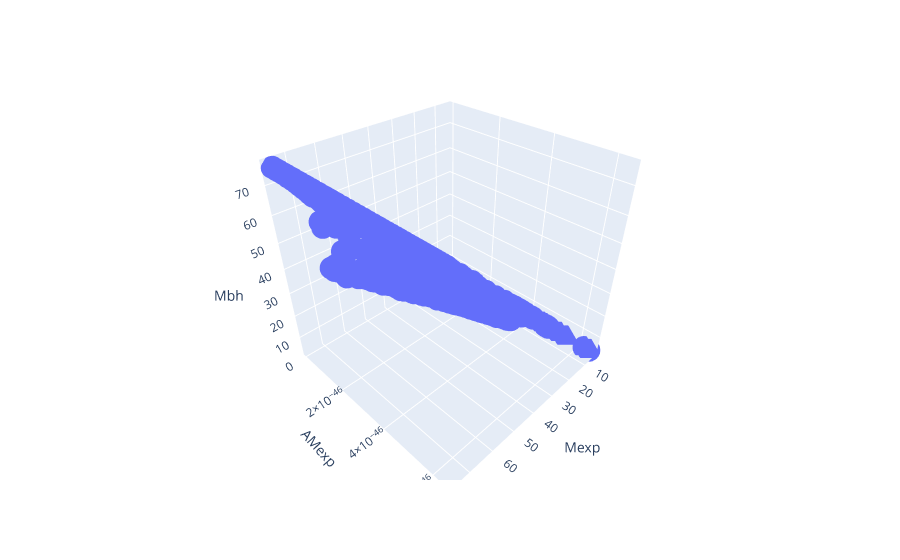

The cell this chart's notebook holds for it:
### Code cell
#Actual data
px.scatter_3d(df_temp, x='Mexp', y='AMexp', z = df_temp[z])

### Figure 1 — Plotly figure (JSON) as saved in the notebook; plotly's stock layout.template omitted (floating-point values rounded to 4 significant figures; data arrays with more than 128 entries replaced by an {"elided": "..."} marker saying what was removed)
{"data": [{"hovertemplate": "Mexp=%{x}<br>AMexp=%{y}<br>Mbh=%{z}<extra></extra>", "legendgroup": "", "marker": {"color": "#636efa", "symbol": "circle"}, "mode": "markers", "name": "", "scene": "scene", "showlegend": false, "type": "scatter3d", "x": {"elided": "829 float values"}, "y": {"elided": "829 float values"}, "z": {"elided": "829 float values"}}], "layout": {"legend": {"tracegroupgap": 0}, "margin": {"t": 60}, "scene": {"domain": {"x": [0, 1], "y": [0, 1]}, "xaxis": {"title": {"text": "Mexp"}}, "yaxis": {"title": {"text": "AMexp"}}, "zaxis": {"title": {"text": "Mbh"}}}}}
